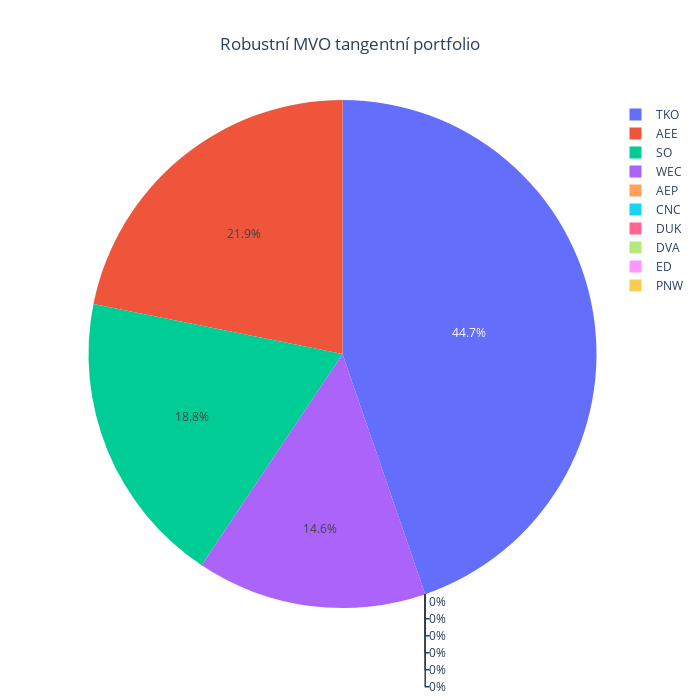

The cell this chart's notebook holds for it:
### Code cell
weightsLWCorrelationTangent = MVOTangentPortfolio(prices = prices, cov_matrix_method = "ledoit_cc")
weightsPlot(weightsLWCorrelationTangent, title = "Robustní MVO tangentní portfolio")

### Figure 1 — Plotly figure (JSON) as saved in the notebook; plotly's stock layout.template omitted (floating-point values rounded to 4 significant figures)
{"data": [{"labels": ["AEE", "AEP", "CNC", "DUK", "DVA", "ED", "PNW", "SO", "TKO", "WEC"], "type": "pie", "values": [0.2185, 0, 0, 0, 0, 0, 0, 0.1879, 0.4472, 0.1464]}], "layout": {"height": 700, "title": {"text": "Robustní MVO tangentní portfolio", "x": 0.5}, "width": 700}}
